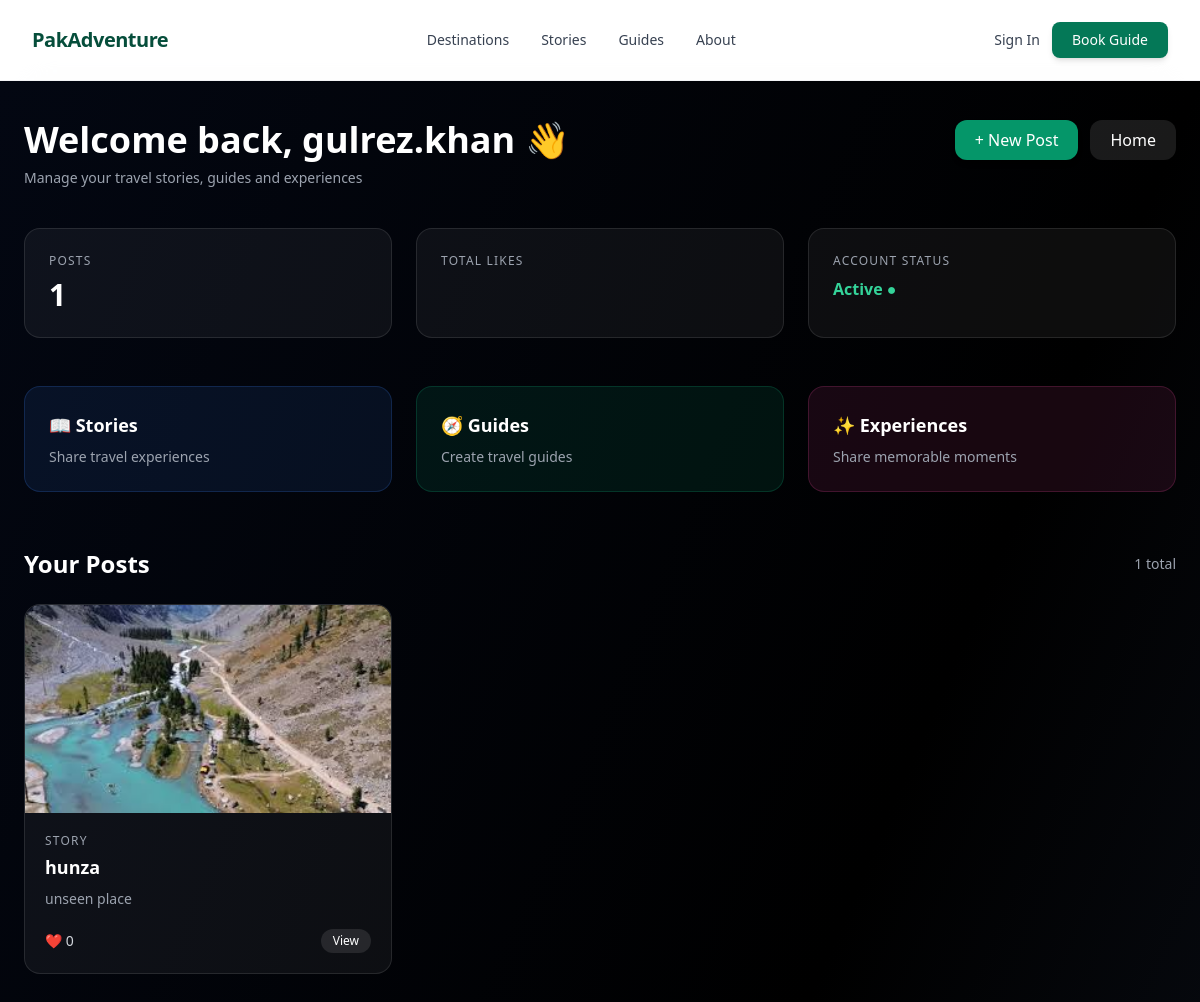
The app's page /dashboard/ (signed in) with its own data.
### app/models.py (models this page shows, shortened)
class TravelPost(models.Model):
    CATEGORY_CHOICES = [
        ('story', 'Story'),
        ('guide', 'Guide'),
        ('experience', 'Experience'),
    ]
    user = models.ForeignKey(User, on_delete=models.CASCADE)
    title = models.CharField(max_length=200)
    description = models.TextField()
    content = models.TextField(blank=True)
    category = models.CharField(max_length=20, choices=CATEGORY_CHOICES)
    picture = models.ImageField(upload_to='guides/', blank=True, null=True)
    created_at = models.DateTimeField(auto_now_add=True)
    likes = models.ManyToManyField(User, blank=True, related_name="liked_posts")
    def total_likes(self):
        return self.likes.count()

### app/views.py (the view)
# urls.py: path('dashboard/', views.dashboard, name='dashboard'),
@login_required
def dashboard(request):
    posts = TravelPost.objects.filter(user=request.user)[:3]
    return render(request, 'dashboard.html', {'posts': posts})

### Templates/dashboard.html (shortened to what this page needs)
{% extends 'header_footer.html' %}
{% block base %}
<div class="min-h-screen bg-gradient-to-br from-gray-950 via-black to-gray-900 text-white px-6 py-10">
    <div class="flex flex-col md:flex-row md:justify-between md:items-start mb-10 gap-6">
        <div>
            <h1 class="text-3xl md:text-4xl font-bold">
                Welcome back, {{ request.user.username }} 👋
            </h1>
            <p class="text-gray-400 text-sm mt-2">
                Manage your travel stories, guides and experiences
            </p>
        </div>
        <div class="flex gap-3">
            <a href="{% url 'create_post' %}"
               class="px-5 py-2 bg-emerald-600 hover:bg-emerald-700 rounded-xl shadow-md transition">
                + New Post
            </a>
            <a href="{% url 'home' %}"
               class="px-5 py-2 bg-white/10 hover:bg-white hover:text-black rounded-xl transition">
                Home
            </a>
        </div>
    </div>
    <div class="grid grid-cols-1 md:grid-cols-3 gap-6 mb-12">
        <div class="bg-white/5 border border-white/10 rounded-2xl p-6 hover:border-emerald-500/40 transition">
            <p class="text-xs text-gray-400 uppercase tracking-widest">Posts</p>
            <h2 class="text-3xl font-bold mt-2">{{ posts.count }}</h2>
        </div>
        <div class="bg-white/5 border border-white/10 rounded-2xl p-6 hover:border-emerald-500/40 transition">
            <p class="text-xs text-gray-400 uppercase tracking-widest">Total Likes</p>
        </div>
        <div class="bg-white/5 border border-white/10 rounded-2xl p-6">
            <p class="text-xs text-gray-400 uppercase tracking-widest">Account Status</p>
            <p class="text-emerald-400 font-semibold mt-2">Active ●</p>
        </div>
    </div>
    <div class="grid grid-cols-1 md:grid-cols-3 gap-6 mb-14">
        <div class="p-6 rounded-2xl bg-blue-500/10 border border-blue-500/20 hover:border-blue-400 transition">
            <h2 class="text-lg font-semibold">📖 Stories</h2>
            <p class="text-sm text-gray-400 mt-2">Share travel experiences</p>
        </div>
        <div class="p-6 rounded-2xl bg-emerald-500/10 border border-emerald-500/20 hover:border-emerald-400 transition">
            <h2 class="text-lg font-semibold">🧭 Guides</h2>
            <p class="text-sm text-gray-400 mt-2">Create travel guides</p>
        </div>
        <div class="p-6 rounded-2xl bg-pink-500/10 border border-pink-500/20 hover:border-pink-400 transition">
            <h2 class="text-lg font-semibold">✨ Experiences</h2>
            <p class="text-sm text-gray-400 mt-2">Share memorable moments</p>
        </div>
    </div>
    <div>
        <div class="flex items-center justify-between mb-6">
            <h2 class="text-2xl font-bold">Your Posts</h2>
            <span class="text-sm text-gray-400">{{ posts.count }} total</span>
        </div>
        <div class="grid grid-cols-1 sm:grid-cols-2 lg:grid-cols-3 gap-6">
            {% for post in posts %}
            <div class="group bg-white/5 border border-white/10 rounded-2xl overflow-hidden hover:border-white/30 transition">
                <div class="h-52 overflow-hidden bg-black">
                    {% if post.picture %}
                    <img src="{{ post.picture.url }}"
                         class="w-full h-full object-cover group-hover:scale-105 transition duration-500">
                    {% endif %}
                </div>
                <div class="p-5">
                    <p class="text-xs text-gray-400 uppercase tracking-widest">
                        {{ post.category }}
                    </p>
                    <h3 class="text-lg font-semibold mt-1 line-clamp-1">
                        {{ post.title }}
                    </h3>
                    <p class="text-sm text-gray-400 mt-2 line-clamp-2">
                        {{ post.description }}
                    </p>
                    <div class="flex justify-between items-center mt-5">
                        <span class="text-sm text-gray-300">
                            ❤️ {{ post.total_likes }}
                        </span>
                        <a href="{% url 'cart1' post.id %}"
                           class="text-xs px-3 py-1 bg-white/10 hover:bg-white hover:text-black rounded-full transition">
                            View
                        </a>
                    </div>
                </div>
            </div>
            {% endfor %}
        </div>
    </div>
</div>
{% endblock %}

### records on screen
TravelPost: picture (picture), category "STORY", title "hunza", description "unseen place", total_likes "0"

### other values on screen
{{ request.user.username }} "gulrez.khan"
{{ posts.count }} "1"
